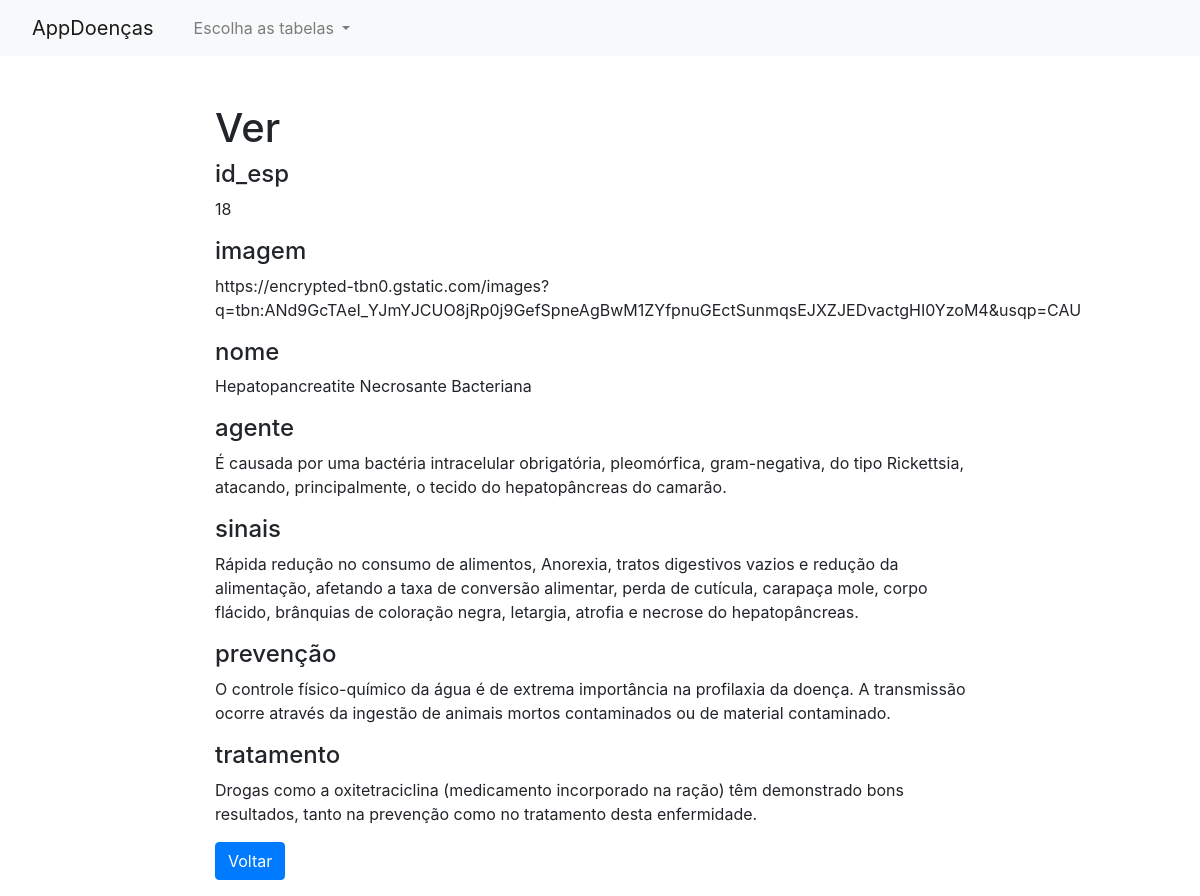
The app's page /doenca-read.php?id=8 with its own data.
### tables this page shows
CREATE TABLE `doenca` (
  `id` int(10) NOT NULL,
  `id_esp` int(10) NOT NULL,
  `imagem` text NOT NULL,
  `nome` text NOT NULL,
  `agente` text NOT NULL,
  `sinais` text NOT NULL,
  `prevenção` text NOT NULL,
  `tratamento` text NOT NULL
);

### doenca-read.php (the view, shortened to what this page needs)
<?php
if(isset($_GET["id"]) && !empty($_GET["id"])){
    require_once "config.php";
    $sql = "SELECT * FROM doenca WHERE id = ?";
    if($stmt = mysqli_prepare($link, $sql)){
        $param_id = trim($_GET["id"]);
		if (is_int($param_id)) $__vartype = "i";
		elseif (is_string($param_id)) $__vartype = "s";
		elseif (is_numeric($param_id)) $__vartype = "d";
		else $__vartype = "b";
        mysqli_stmt_bind_param($stmt, $__vartype, $param_id);
        if(mysqli_stmt_execute($stmt)){
            $result = mysqli_stmt_get_result($stmt);
            if(mysqli_num_rows($result) == 1){
                $row = mysqli_fetch_array($result, MYSQLI_ASSOC);
            } else{
                header("location: error.php");
                exit();
            }
        } else{
            echo "Tente novamente!<br>".$stmt->error;
        }
    }
} else{
    header("location: error.php");
    exit();
}
?>
<!DOCTYPE html>
<html lang="en">
<head>
    <link rel="stylesheet" href="https://stackpath.bootstrapcdn.com/bootstrap/4.5.0/css/bootstrap.min.css">
</head>
<?php require_once('navbar.php'); ?>
<body>
    <section class="pt-5">
        <div class="container-fluid">
            <div class="row">
                <div class="col-md-8 mx-auto">
                    <div class="page-header">
                        <h1>Ver</h1>
                    </div>
                     <div class="form-group">
                            <h4>id_esp</h4>
                            <p class="form-control-static"><?php echo $row["id_esp"]; ?></p>
                        </div><div class="form-group">
                            <h4>imagem</h4>
                            <p class="form-control-static"><?php echo $row["imagem"]; ?></p>
                        </div><div class="form-group">
                            <h4>nome</h4>
                            <p class="form-control-static"><?php echo $row["nome"]; ?></p>
                        </div><div class="form-group">
                            <h4>agente</h4>
                            <p class="form-control-static"><?php echo $row["agente"]; ?></p>
                        </div><div class="form-group">
                            <h4>sinais</h4>
                            <p class="form-control-static"><?php echo $row["sinais"]; ?></p>
                        </div><div class="form-group">
                            <h4>prevenção</h4>
                            <p class="form-control-static"><?php echo $row["prevenção"]; ?></p>
                        </div><div class="form-group">
                            <h4>tratamento</h4>
                            <p class="form-control-static"><?php echo $row["tratamento"]; ?></p>
                        </div>
                    <p><a href="doenca-index.php" class="btn btn-primary">Voltar</a></p>
                </div>
            </div>
        </div>
    </section>
</body>
</html>

### records on screen
doenca: id_esp "18", imagem "https://encrypted-tbn0.gstatic.com/images?q=tbn:ANd9GcTAeI_YJmYJCUO8jRp0j9GefSpneAgBwM1ZYfpnuGEctSunmqsEJXZJEDvactgHI0YzoM4&usqp=CAU", nome "Hepatopancreatite Necrosante Bacteriana", agente "É causada por uma bactéria intracelular obrigatória, pleomórfica, gram-negativa, do tipo Rickettsia, atacando, principalmente, o tecido do hepatopâncreas do camarão.", sinais "Rápida redução no consumo de alimentos, Anorexia, tratos digestivos vazios e redução da alimentação, afetando a taxa de conversão alimentar, perda de cutícula, carapaça mole, corpo flácido, brânquias de coloração negra, letargia, atrofia e necrose do hepatopâncreas.", prevenção "O controle físico-químico da água é de extrema importância na profilaxia da doença. A transmissão ocorre através da ingestão de animais mortos contaminados ou de material contaminado.", tratamento "Drogas como a oxitetraciclina (medicamento incorporado na ração) têm demonstrado bons resultados, tanto na prevenção como no tratamento desta enfermidade."
